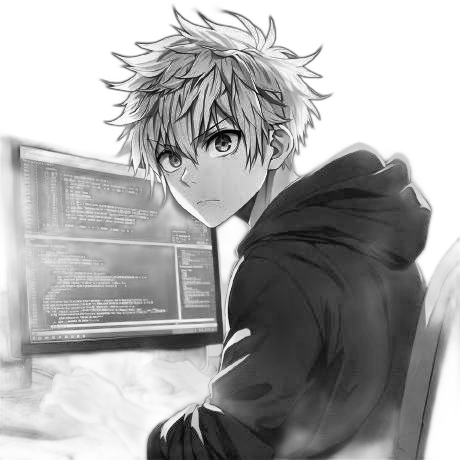
#> input picture source-prepped.png, 460 x 460 px
$ python make_ascii_svg.py
#> lines starting #> are read from the running program, lines starting #| are printed output that depends on the picture
#!/usr/bin/env python3
"""
Convert a portrait photo into a monochrome ASCII-art SVG that 'types' itself in like a terminal.

Usage:
    python make_ascii_svg.py [source_image] [output_svg]

Environment Variables:
    STATIC=1    Disable animation and render the full ASCII art statically.
"""

import os
import sys
import html
try:
    from PIL import Image, ImageEnhance, ImageFilter
except ImportError:
    print("Error: Pillow is required. Please install it using 'pip install Pillow'")
    sys.exit(1)

# Config
COLS = 100
ROWS = 53
CELL_W = 8
CELL_H = 15

PAD = 20
TITLEBAR_H = 30
STATUS_H = 30

ART_W = COLS * CELL_W
ART_H = ROWS * CELL_H

WIDTH = ART_W + PAD * 2
HEIGHT = TITLEBAR_H + ART_H + STATUS_H + PAD

# Colors
BG_COLOR = "#0d1117"
SEC_BG_COLOR = "#111722"
FRAME_COLOR = "#30363d"
TITLE_COLOR = "#7d8590"
INK_COLOR = "#c9d1d9"

# Image processing config
SHARPEN = True
BRIGHTNESS = 1.0
CONTRAST = 1.05
GAMMA = 1.18
WHITE_FLOOR = 0.80

# ASCII Ramp (bright to dark)
RAMP = " .`:-=+*cs#%@"

# Animation config
ROW_DUR = 0.11
STAGGER = 0.11

HERE = os.path.dirname(os.path.abspath(__file__))

def process_image(img_path):
#> called with img_path = 'scripts/../source-prepped.png'
    try:
        img = Image.open(img_path).convert('L')
#> img is the input picture: PIL image 460x460 L; min 2, max 255, mean 168.2
    except Exception as e:
        print(f"Error opening image '{img_path}': {e}")
        sys.exit(1)

    if SHARPEN:
        img = img.filter(ImageFilter.UnsharpMask(radius=2, percent=150, threshold=3))
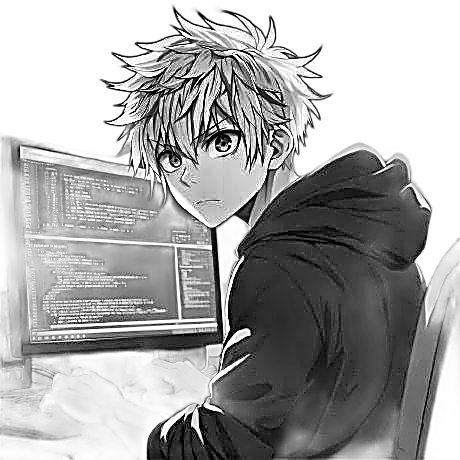
#> img: PIL image 460x460 L; min 0, max 255, mean 167.4

    img = ImageEnhance.Brightness(img).enhance(BRIGHTNESS)
    img = ImageEnhance.Contrast(img).enhance(CONTRAST)

    img = img.resize((COLS, ROWS), Image.Resampling.LANCZOS)
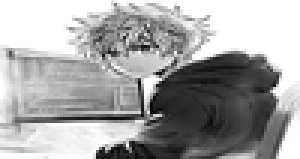
#> img: PIL image 100x53 L (shown 3 times larger); min 1, max 255, mean 165.6

    return img

def get_char(lum):
    if lum >= WHITE_FLOOR:
        return " "

    # Apply gamma
    lum = lum ** (1.0 / GAMMA)

    idx = int((1.0 - lum) * (len(RAMP) - 1))
    # clamp
    idx = max(0, min(len(RAMP) - 1, idx))
    return RAMP[idx]

def generate_svg(img_path, out_path, static=False):
    img = process_image(img_path)
    pixels = img.load()

    ascii_rows = []
    for y in range(ROWS):
        row_chars = []
        for x in range(COLS):
            lum = pixels[x, y] / 255.0
            row_chars.append(get_char(lum))
        ascii_rows.append("".join(row_chars))
#> after the loop, ascii_rows = 53 items

    svg = []
    svg.append(f'<svg xmlns="http://www.w3.org/2000/svg" width="{WIDTH}" height="{HEIGHT}" viewBox="0 0 {WIDTH} {HEIGHT}">')
    svg.append('  <style>')
    svg.append('    .text { font-family: ui-monospace, SFMono-Regular, Menlo, Monaco, Consolas, "Liberation Mono", "Courier New", monospace; font-size: 14px; fill: ' + INK_COLOR + '; white-space: pre; }')
    svg.append('    .title { font-family: -apple-system, BlinkMacSystemFont, "Segoe UI", Helvetica, Arial, sans-serif; font-size: 13px; fill: ' + TITLE_COLOR + '; }')
    svg.append('  </style>')

    # Background
    svg.append(f'  <rect width="100%" height="100%" fill="{BG_COLOR}" rx="8"/>')
    svg.append(f'  <rect width="100%" height="{TITLEBAR_H}" fill="{SEC_BG_COLOR}" rx="8"/>')
    svg.append(f'  <path d="M0 {TITLEBAR_H} L0 {TITLEBAR_H-8} Q0 0 8 0 L{WIDTH-8} 0 Q{WIDTH} 0 {WIDTH} 8 L{WIDTH} {TITLEBAR_H} Z" fill="{SEC_BG_COLOR}"/>')
    svg.append(f'  <rect width="100%" height="1" y="{TITLEBAR_H}" fill="{FRAME_COLOR}"/>')

    # Traffic lights
    svg.append('  <circle cx="20" cy="15" r="6" fill="#ff5f56"/>')
    svg.append('  <circle cx="40" cy="15" r="6" fill="#ffbd2e"/>')
    svg.append('  <circle cx="60" cy="15" r="6" fill="#27c93f"/>')

    # Title
    svg.append(f'  <text x="{WIDTH//2}" y="20" class="title" text-anchor="middle">portrait.sh — arman</text>')

    # Art area
    start_y = TITLEBAR_H + PAD

    for i, row in enumerate(ascii_rows):
        y_pos = start_y + (i * CELL_H)
        row_escaped = html.escape(row)

        if static:
            svg.append(f'  <text x="{PAD}" y="{y_pos + 12}" class="text" xml:space="preserve">{row_escaped}</text>')
        else:
            begin_time = i * STAGGER
            clip_id = f"clip_{i}"

            # Clip path animating from left to right
            svg.append(f'  <clipPath id="{clip_id}">')
            svg.append(f'    <rect x="{PAD}" y="{y_pos}" width="0" height="{CELL_H}">')
            svg.append(f'      <animate attributeName="width" from="0" to="{ART_W}" begin="{begin_time}s" dur="{ROW_DUR}s" fill="freeze" />')
            svg.append('    </rect>')
            svg.append('  </clipPath>')

            svg.append(f'  <g clip-path="url(#{clip_id})">')
            svg.append(f'    <text x="{PAD}" y="{y_pos + 12}" class="text" xml:space="preserve">{row_escaped}</text>')
            svg.append('  </g>')

            # Cursor
            svg.append(f'  <rect x="{PAD}" y="{y_pos + 2}" width="8" height="{CELL_H-4}" fill="{INK_COLOR}" opacity="0">')
            svg.append(f'    <animate attributeName="x" from="{PAD}" to="{PAD + ART_W}" begin="{begin_time}s" dur="{ROW_DUR}s" fill="freeze" />')
            # The cursor should be visible during the wipe, then disappear
            svg.append(f'    <set attributeName="opacity" to="1" begin="{begin_time}s" />')
            svg.append(f'    <set attributeName="opacity" to="0" begin="{begin_time + ROW_DUR}s" />')
            svg.append('  </rect>')
#> this loop made 53 passes
#> (y_pos, begin_time, clip_id) on passes 1 to 12: (50, 0, 'clip_0'), (65, 0.11, 'clip_1'), (80, 0.22, 'clip_2'), (95, 0.33, 'clip_3'), (110, 0.44, 'clip_4'), (125, 0.55, 'clip_5'), (140, 0.66, 'clip_6'), (155, 0.77, 'clip_7'), (170, 0.88, 'clip_8'), (185, 0.99, 'clip_9'), (200, 1.1, 'clip_10'), (215, 1.21, 'clip_11')
#> after the loop, svg = 702 items

    # Status bar
    status_y = start_y + ART_H + 20
    svg.append(f'  <rect width="100%" height="1" y="{start_y + ART_H}" fill="{FRAME_COLOR}"/>')
    svg.append(f'  <text x="{PAD}" y="{status_y}" class="title">100×53 · monochrome</text>')

    svg.append('</svg>')

    try:
        with open(out_path, "w", encoding="utf-8") as f:
            f.write("\n".join(svg))
        print(f"Successfully generated {out_path}")
    except Exception as e:
        print(f"Error writing to {out_path}: {e}")
        sys.exit(1)

def main():
    default_src = os.path.join(HERE, '..', 'source-prepped.png')
    default_out = os.path.join(HERE, '..', 'arman-ascii.svg')

    src = sys.argv[1] if len(sys.argv) > 1 else default_src
    out = sys.argv[2] if len(sys.argv) > 2 else default_out

    if not os.path.exists(src):
        print(f"Error: Source image not found at '{src}'.")
        sys.exit(1)

    is_static = os.environ.get("STATIC", "0") == "1"

    generate_svg(src, out, is_static)

if __name__ == "__main__":
    main()

$ run again, with profile.jpg saved as source-prepped.png
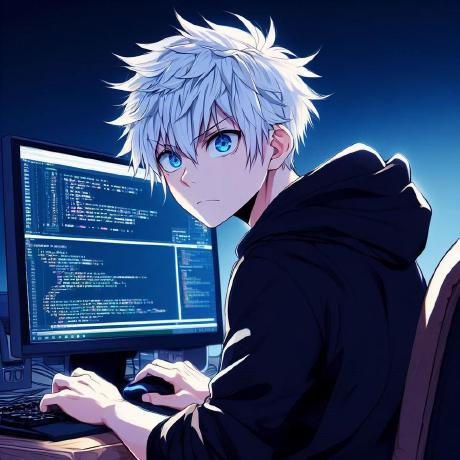
#> input picture profile.jpg, 460 x 460 px
#> in process_image, `img = img.filter(ImageFilter.UnsharpMask(radius=2, percent=150, thresh..`:
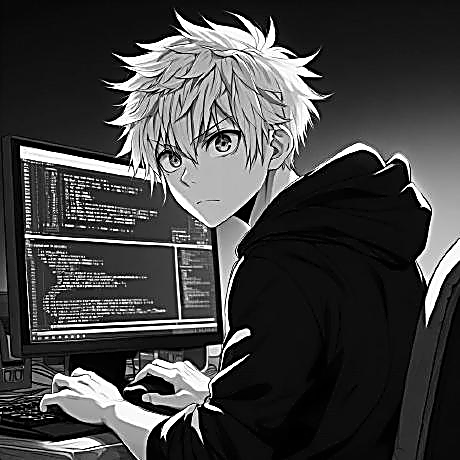
#> img: PIL image 460x460 L; min 0, max 255, mean 66.9
#> in process_image, `img = img.resize((COLS, ROWS), Image.Resampling.LANCZOS)`:
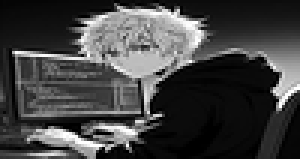
#> img: PIL image 100x53 L (shown 3 times larger); min 0, max 255, mean 66.3
#> after the loop in generate_svg, `for y in range(ROWS):`: ascii_rows = 53 items
#> the loop in generate_svg, `for i, row in enumerate(ascii_rows):` made 53 passes
#> (y_pos, begin_time, clip_id) on passes 1 to 8: (50, 0, 'clip_0'), (65, 0.11, 'clip_1'), (80, 0.22, 'clip_2'), (95, 0.33, 'clip_3'), (110, 0.44, 'clip_4'), (125, 0.55, 'clip_5'), (140, 0.66, 'clip_6'), (155, 0.77, 'clip_7')
#> after the loop in generate_svg, `for i, row in enumerate(ascii_rows):`: svg = 702 items
